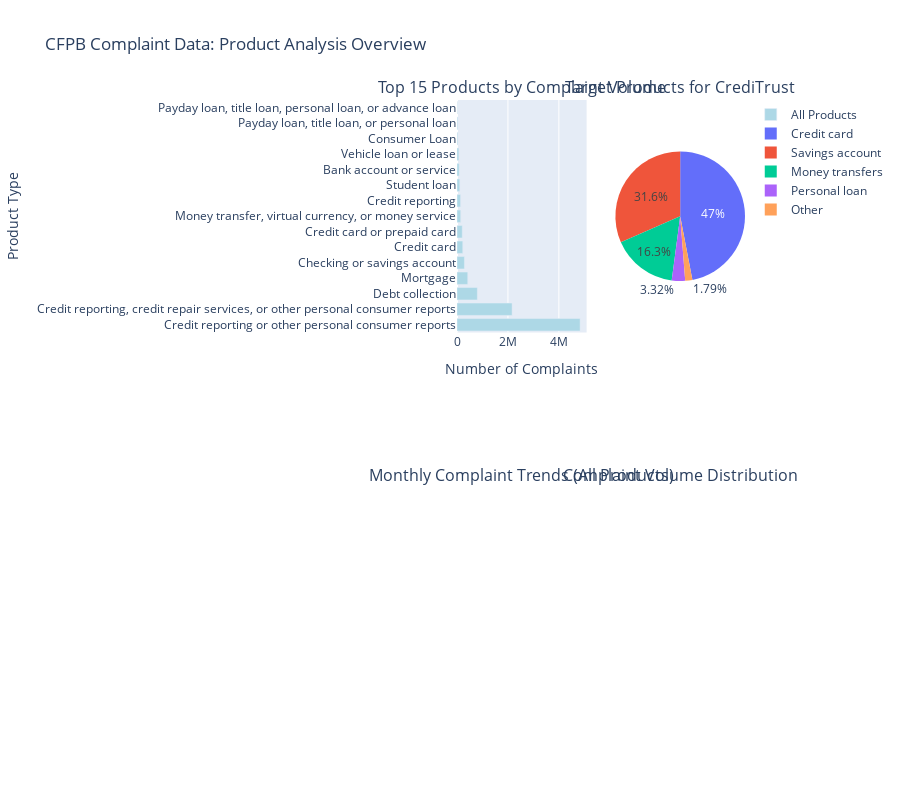

The code cell stored with this chart in its notebook:
### Code cell
# Cell 5: Product Distribution Visualizations
def create_product_visualizations(product_counts, target_products_df):
    """
    Create comprehensive visualizations for product distribution
    """
    # Set up the subplot structure
    fig = make_subplots(
        rows=2, cols=2,
        subplot_titles=[
            'Top 15 Products by Complaint Volume',
            'Target Products for CrediTrust',
            'Monthly Complaint Trends (All Products)',
            'Complaint Volume Distribution'
        ],
        specs=[
            [{"type": "bar"}, {"type": "pie"}],
            [{"type": "scatter"}, {"type": "histogram"}]
        ]
    )
    
    # Plot 1: Top 15 products bar chart
    top_15 = product_counts.head(15)
    fig.add_trace(
        go.Bar(
            x=top_15.values,
            y=top_15.index,
            orientation='h',
            name='All Products',
            marker_color='lightblue'
        ),
        row=1, col=1
    )
    
    # Plot 2: Target products pie chart
    if len(target_products_df) > 0:
        category_counts = target_products_df.groupby('Mapped_Category')['Count'].sum()
        fig.add_trace(
            go.Pie(
                labels=category_counts.index,
                values=category_counts.values,
                name="Target Products"
            ),
            row=1, col=2
        )
    
    # Update layout
    fig.update_layout(
        height=800,
        title_text="CFPB Complaint Data: Product Analysis Overview",
        showlegend=True
    )
    
    # Update x-axis for bar chart
    fig.update_xaxes(title_text="Number of Complaints", row=1, col=1)
    fig.update_yaxes(title_text="Product Type", row=1, col=1)
    
    fig.show()
    
    # Create a separate detailed bar chart for target products
    plt.figure(figsize=(12, 8))
    
    if len(target_products_df) > 0:
        # Sort by count for better visualization
        target_sorted = target_products_df.sort_values('Count', ascending=True)
        
        plt.barh(range(len(target_sorted)), target_sorted['Count'], 
                color='steelblue', alpha=0.7)
        plt.yticks(range(len(target_sorted)), target_sorted['Original_Product'])
        plt.xlabel('Number of Complaints')
        plt.title('CrediTrust Relevant Products - Detailed Breakdown', 
                 fontsize=16, fontweight='bold', pad=20)
        
        # Add value labels on bars
        for i, v in enumerate(target_sorted['Count']):
            plt.text(v + max(target_sorted['Count']) * 0.01, i, f'{v:,}', 
                    va='center', fontweight='bold')
        
        plt.tight_layout()
        plt.grid(axis='x', alpha=0.3)
        plt.show()

create_product_visualizations(product_counts, target_products_df)

### Figure 1 — Plotly figure (JSON) as saved in the notebook; plotly's stock layout.template omitted (floating-point values rounded to 4 significant figures)
{"data": [{"marker": {"color": "lightblue"}, "name": "All Products", "orientation": "h", "type": "bar", "x": [4834855, 2163857, 799197, 422254, 291178, 226686, 206369, 145066, 140429, 109717, 86205, 72957, 31574, 30641, 16514], "xaxis": "x", "y": ["Credit reporting or other personal consumer reports", "Credit reporting, credit repair services, or other personal consumer reports", "Debt collection", "Mortgage", "Checking or savings account", "Credit card", "Credit card or prepaid card", "Money transfer, virtual currency, or money service", "Credit reporting", "Student loan", "Bank account or service", "Vehicle loan or lease", "Consumer Loan", "Payday loan, title loan, or personal loan", "Payday loan, title loan, personal loan, or advance loan"], "yaxis": "y"}, {"domain": {"x": [0.55, 1], "y": [0.625, 1]}, "labels": ["Credit card", "Money transfers", "Other", "Personal loan", "Savings account"], "name": "Target Products", "type": "pie", "values": [433055, 150420, 16514, 30641, 291178]}], "layout": {"annotations": [{"font": {"size": 16}, "showarrow": false, "text": "Top 15 Products by Complaint Volume", "x": 0.225, "xanchor": "center", "xref": "paper", "y": 1, "yanchor": "bottom", "yref": "paper"}, {"font": {"size": 16}, "showarrow": false, "text": "Target Products for CrediTrust", "x": 0.775, "xanchor": "center", "xref": "paper", "y": 1, "yanchor": "bottom", "yref": "paper"}, {"font": {"size": 16}, "showarrow": false, "text": "Monthly Complaint Trends (All Products)", "x": 0.225, "xanchor": "center", "xref": "paper", "y": 0.375, "yanchor": "bottom", "yref": "paper"}, {"font": {"size": 16}, "showarrow": false, "text": "Complaint Volume Distribution", "x": 0.775, "xanchor": "center", "xref": "paper", "y": 0.375, "yanchor": "bottom", "yref": "paper"}], "height": 800, "showlegend": true, "title": {"text": "CFPB Complaint Data: Product Analysis Overview"}, "xaxis": {"anchor": "y", "domain": [0, 0.45], "title": {"text": "Number of Complaints"}}, "xaxis2": {"anchor": "y2", "domain": [0, 0.45]}, "xaxis3": {"anchor": "y3", "domain": [0.55, 1]}, "yaxis": {"anchor": "x", "domain": [0.625, 1], "title": {"text": "Product Type"}}, "yaxis2": {"anchor": "x2", "domain": [0, 0.375]}, "yaxis3": {"anchor": "x3", "domain": [0, 0.375]}}}
